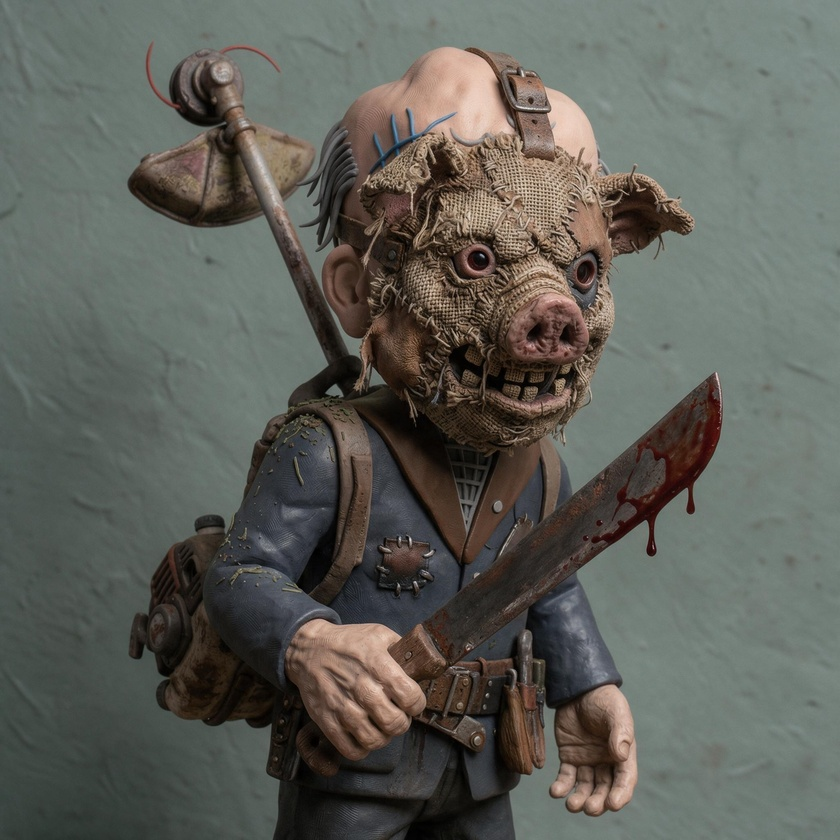
#> input picture refs/goal-pig.jpg, 840 x 840 px, shrunk from 2048 x 2048 before the run
$ python claygrade.py ../refs/goal-pig.jpg ../refs/master-reference.jpg
#> lines starting #> are read from the running program, lines starting #| are printed output that depends on the picture
"""Free local 'refined clay' colour grade (George 2026-11-18): softer, warmer, matte, unified palette.
python3 generator/claygrade.py in.png out.png"""
import sys
import numpy as np
from PIL import Image, ImageFilter

def grade(im, sat=0.86, warm=0.035, lift=0.035, contrast=0.93, grain=0.012, seed=0):
#> called with sat = 0.86, warm = 0.035, lift = 0.035, contrast = 0.93, grain = 0.012, seed = 0
    im = im.convert("RGB")
#> im is the input picture: PIL image 840x840 RGB; mean R, G, B 94.4, 95.7, 88.9
    a = np.asarray(im).astype(np.float32) / 255.0
    lum = (a * [0.299, 0.587, 0.114]).sum(2, keepdims=True)
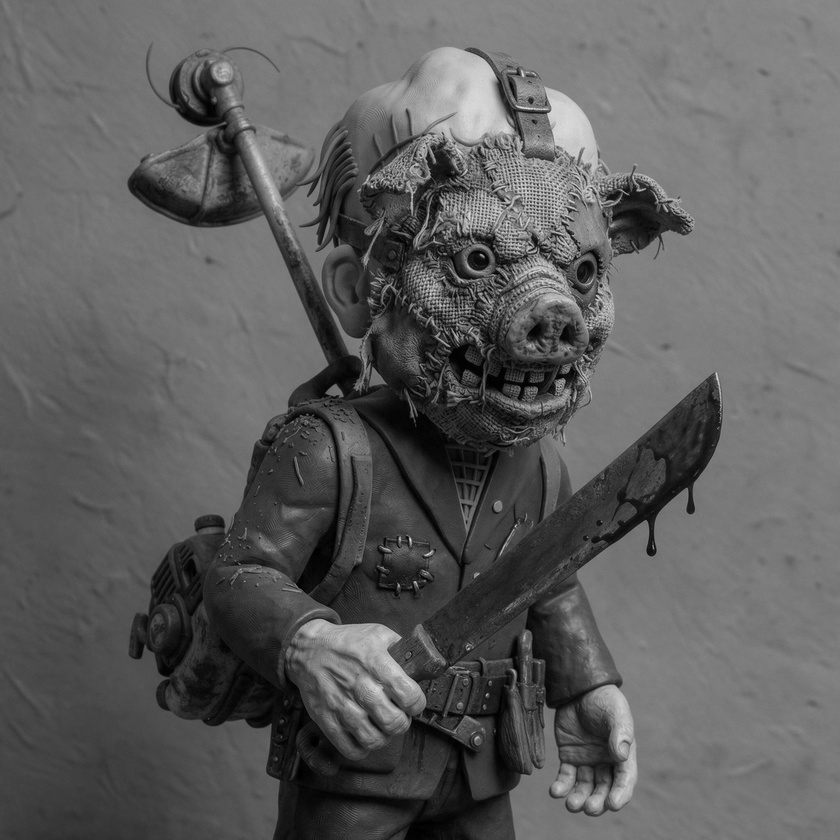
#> lum: shape (840, 840, 1) float64; min 0, max 0.918, mean 0.371
    a = lum + (a - lum) * sat                       # gentle desaturation, keeps hue
    a = (a - 0.5) * contrast + 0.5                  # soften contrast (matte)
    a = lift + a * (1 - lift)                       # lift blacks a touch
    a[..., 0] *= 1 + warm; a[..., 1] *= 1 + warm * 0.35; a[..., 2] *= 1 - warm   # warm clay cast
    # tame hot highlights / neon so the palette reads as plasticine, not paint
    hi = np.clip((a.max(2, keepdims=True) - 0.82) / 0.18, 0, 1)
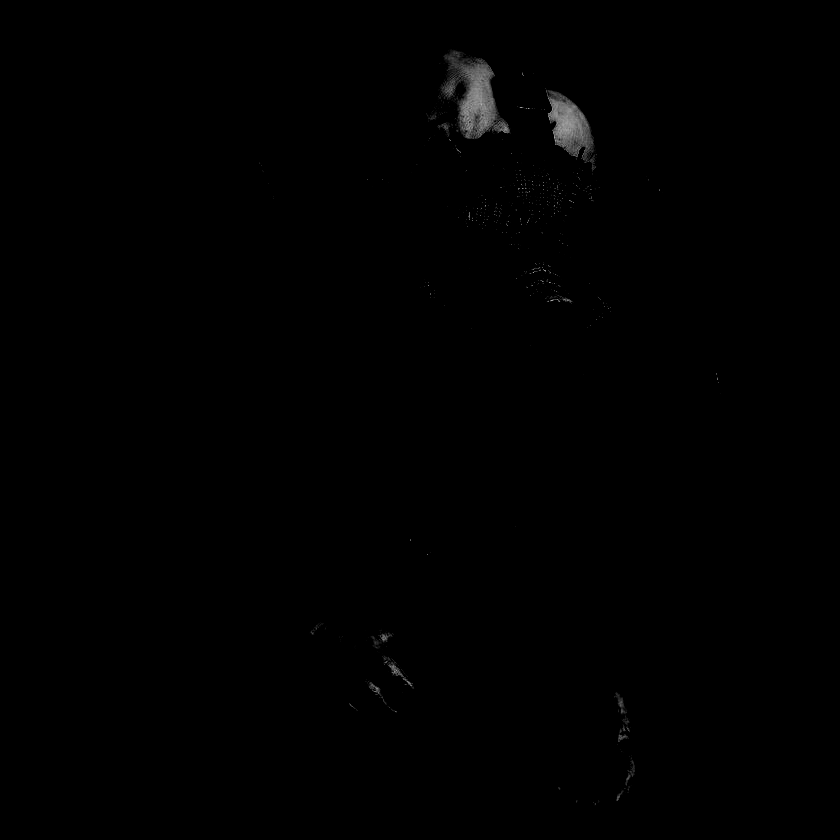
#> hi: shape (840, 840, 1) float64; min 0, max 0.709, mean 0.0031
    a = a * (1 - 0.25 * hi) + lum * 0.25 * hi
    rng = np.random.default_rng(seed)
    g = rng.normal(0, grain, a.shape[:2])[..., None]
    a = np.clip(a + g, 0, 1)
    out = Image.fromarray((a * 255 + 0.5).astype(np.uint8))
    return out.filter(ImageFilter.UnsharpMask(radius=1.2, percent=35, threshold=3))   # crisp sculpt edges

if __name__ == "__main__":
    grade(Image.open(sys.argv[1])).save(sys.argv[2])
